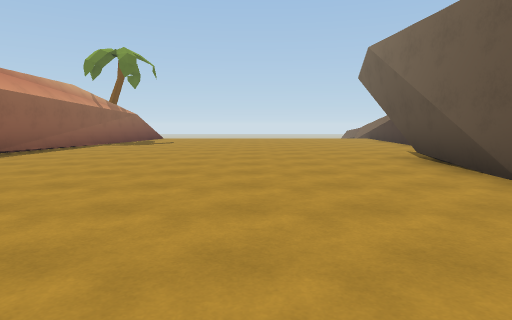
view 1 (above)

17 first-person views from a walk through a Unity game level. The camera is 1.3 m above the floor, tilts 6° down and sees 75° across. The floor is counted in squares, 2 m on a side. Each view is taken from the middle of a square. On the plan, view 1 faces up. The plan holds only what a view shows up to about 10 squares ahead; the rest is blank. The place goes on beyond the plan. The player is left out.

view 2
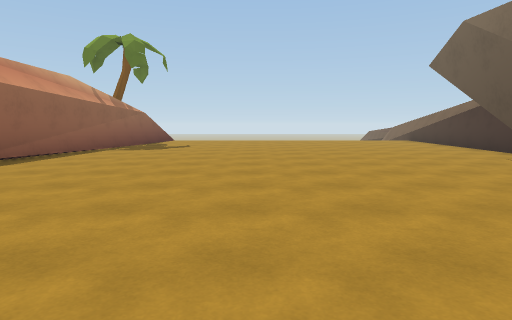

view 3
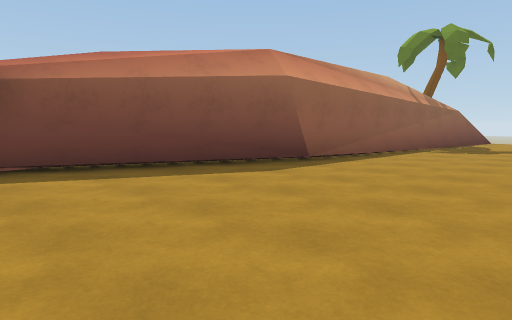

view 4
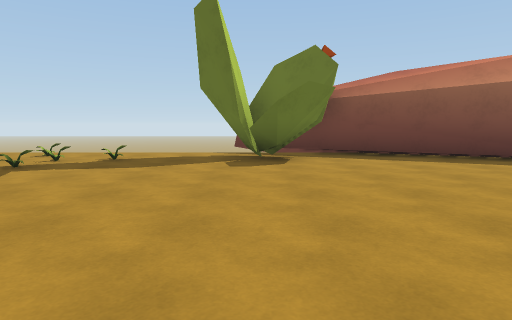

view 5
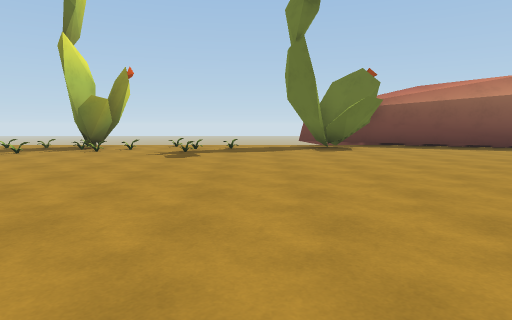

view 6
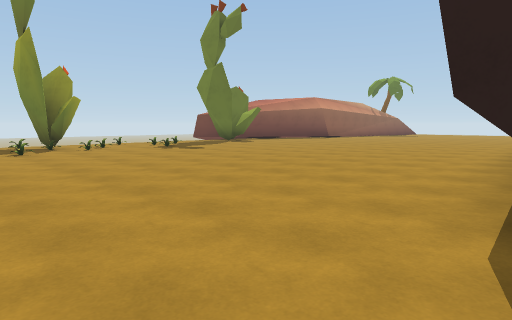

view 7
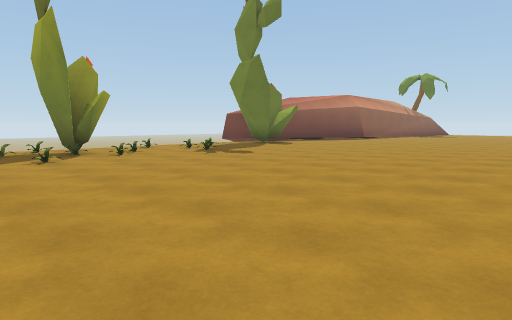

view 8
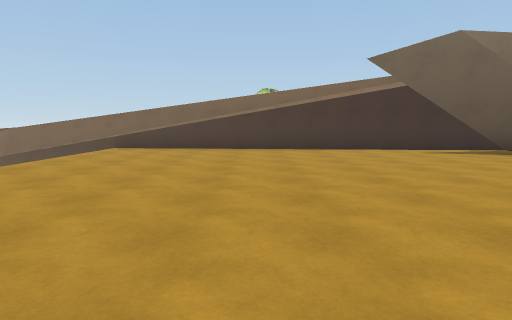

view 9
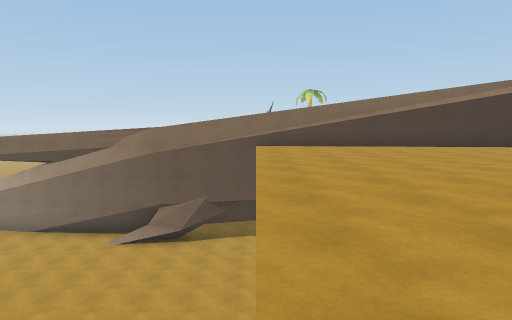

view 10
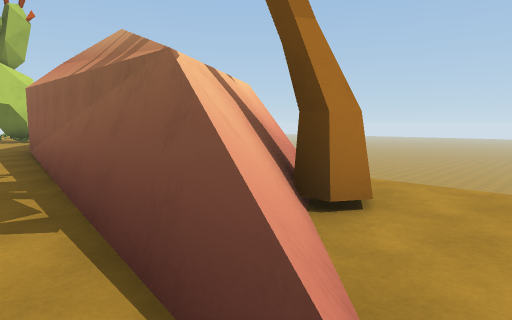

view 11
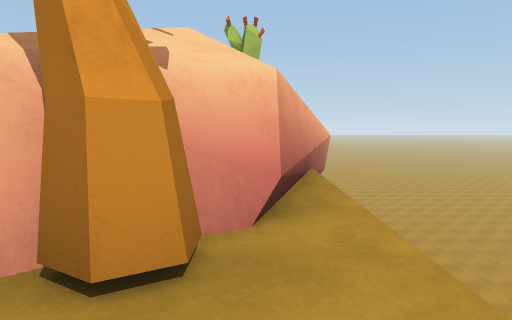

view 12
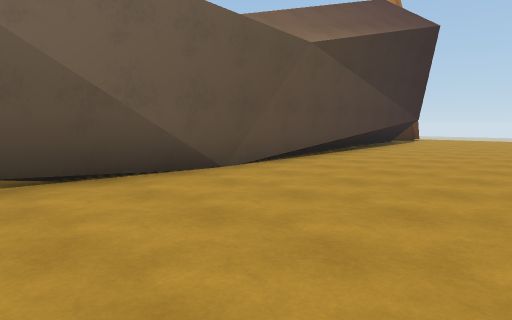

view 13
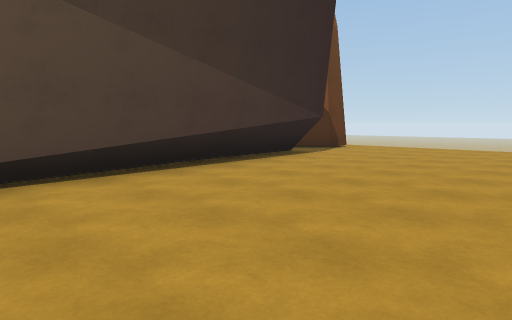

view 14
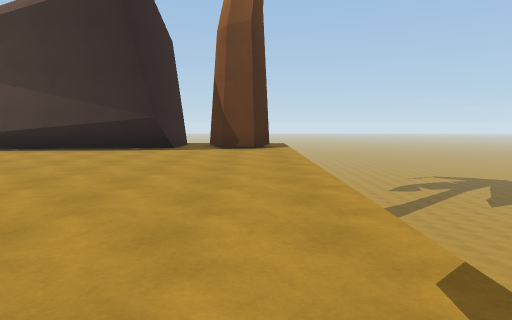

view 15
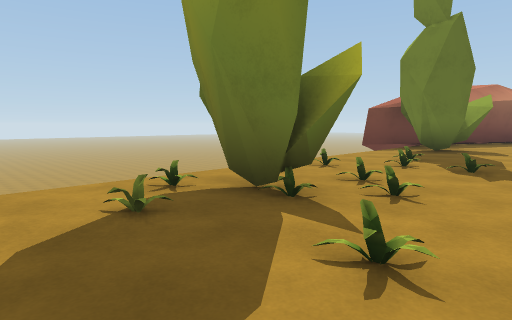

view 16
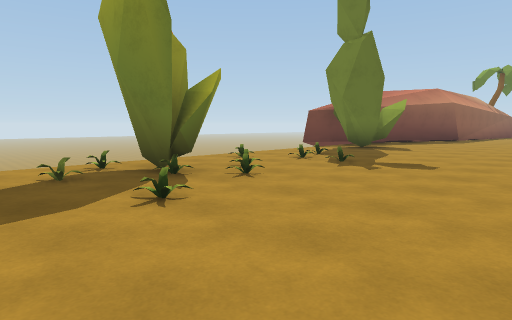

view 17
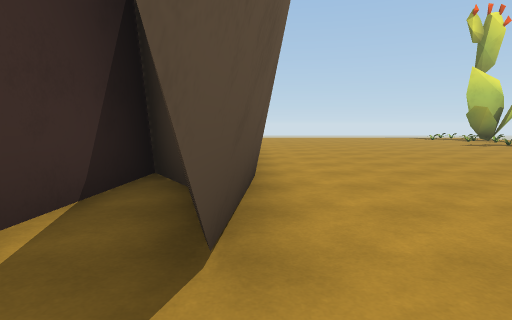

### Floor plan
Key: @ floor where view 1 was taken; # wall or solid block; x gap in a wall; . floor; v drop or lower ground; O other object.
Columns run from 9 left of view 1 to 6 right of it. Each row starts with its distance up from view 1.
 19           vvvvv#
 18           vvvvv#
 17           vvvvv#
 16  v.............#
 15  v.O#..........#
 14  v.##..........#
 13  v###..........#
 12  ####.........##
 11  ###..........#
 10  ###..........#
  9  ###..........#
  8 v  #..........#
  7 #  #........#.#
  6   ##........#.#
  5   #.........#.#
  4  ##.........###
  3  #..........##
  2  ###........#
  1  ###........##
  0  v.......@...#
 -1  v...........#
 -2  v.O.........#
 -3  vOOO........#
 -4  v.O.........#
 -5  vx#O........##
 -6  vO............
 -7  v.OO.........#
 -8  v.O..........#
 -9      vvvvvvvvvv

Positions as (right, up) in squares from view 1, and headings:
1: (0, 0), facing up
2: (-1, 2), facing up
3: (-2, 2), facing up-left
4: (0, 1), facing left
5: (3, -1), facing left
6: (4, -8), facing up-left
7: (2, -8), facing up-left
8: (-4, 12), facing right
9: (-5, 16), facing right
10: (-4, 16), facing down-left
11: (-7, 16), facing down
12: (-1, 7), facing down-right
13: (-1, 1), facing down-right
14: (-5, -8), facing right
15: (-4, -8), facing up-left
16: (-2, -8), facing up-left
17: (3, 8), facing down
